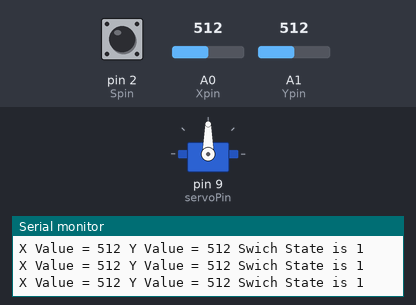
A sketch run on a simulated Arduino Uno, built with avr-gcc and run on an emulated ATmega328P. On the bench: servo, the last lines printed to the serial monitor. The inputs (shaded band) are chosen by the test bench; at power-on: A0 (Xpin) = 512, A1 (Ypin) = 512, pin 2 (Spin) HIGH.

Above: at 1.2 s.
1.3 s: A0 (Xpin) set to 716
At 2.0 s:
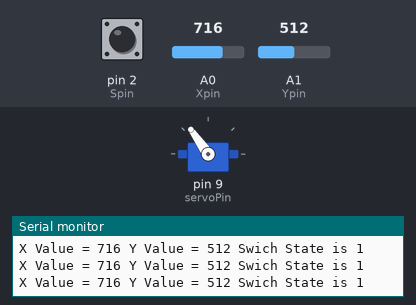
2.9 s: A0 (Xpin) set to 900
At 3.5 s:
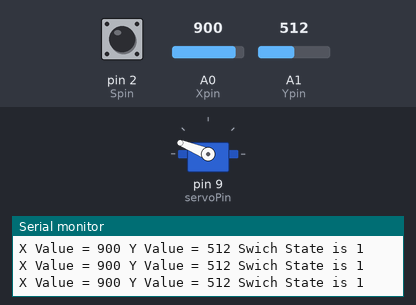
4.5 s: A0 (Xpin) set to 1023
At 5.0 s:
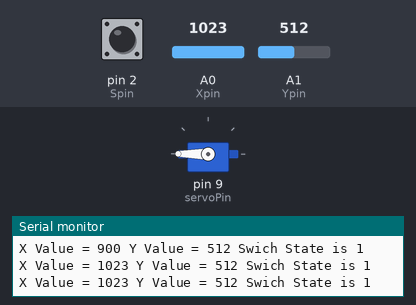
6.1 s: A0 (Xpin) set to 306
At 6.5 s:
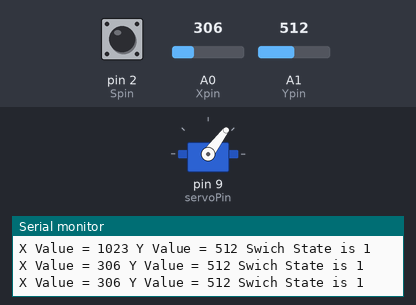
7.7 s: A0 (Xpin) set to 0
At 9.0 s:
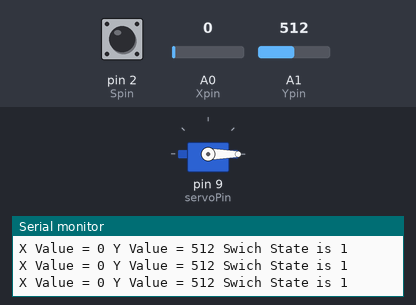
9.3 s: A1 (Ypin) set to 104
12.3 s: A1 (Ypin) set to 92
Timing chart, 0 to 15.3 s (numbered marks = the images above; inputs shaded):
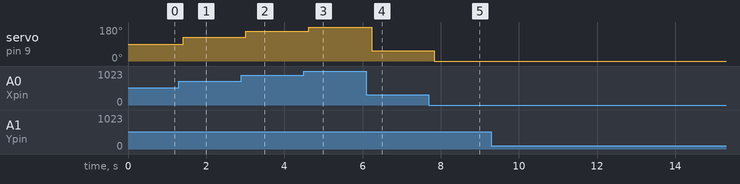

The sketch:

sketch_jul28b.ino
```cpp
#include <Servo.h>

int servoPin = 9;
int servoPos = 0;
int Xpin = A0;
int Ypin = A1;
int Spin = 2;
int Xval;
int Yval;
int Sval;
int dt = 200;

Servo myservo;

void setup()
{
    // put your setup code here, to run once:
    Serial.begin(9600);
    pinMode(servoPin, OUTPUT);
    myservo.attach(servoPin);

    // JoyStick x for analog in A0, y for analog in A1, button for digital input 2
    pinMode(Xpin, INPUT);
    pinMode(Ypin, INPUT);
    pinMode(Spin, INPUT);
    digitalWrite(Spin, HIGH);
}

void loop()
{
    // put your main code here, to run repeatedly:
    Xval = analogRead(Xpin);
    Yval = analogRead(Ypin);
    Sval = digitalRead(Spin);

    Serial.print("X Value = ");
    Serial.print(Xval);
    Serial.print(" Y Value = ");
    Serial.print(Yval);
    Serial.print(" Swich State is ");
    Serial.println(Sval);

    // Joystick 0 - 1023, only control X, since only one dimention for servo
    servoPos = (180. / 1023.) * Xval;
    myservo.write(servoPos);
    delay(dt);
}
```

Measured:
- after the input at 1.3 s, servo on pin 9 (servoPin): 90° → 125° after 0.11 s
- after the input at 2.9 s, servo on pin 9 (servoPin): 125° → 158° after 0.12 s
- after the input at 4.5 s, servo on pin 9 (servoPin): 158° → 180° after 0.12 s
- after the input at 6.1 s, servo on pin 9 (servoPin): 180° → 53° after 0.13 s
- after the input at 7.7 s, servo on pin 9 (servoPin): 53° → 0° after 0.14 s
